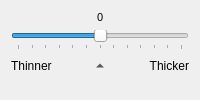
                       <widget class="QWidget" name="page">
                        <property name="sizePolicy">
                         <sizepolicy hsizetype="Preferred" vsizetype="Preferred">
                          <horstretch>0</horstretch>
                          <verstretch>0</verstretch>
                         </sizepolicy>
                        </property>
                        <layout class="QVBoxLayout" name="verticalLayout_30">
                         <item>
                          <layout class="QVBoxLayout" name="verticalLayout_24">
                           <item>
                            <layout class="QHBoxLayout" name="horizontalLayout_11">
                             <property name="spacing">
                              <number>6</number>
                             </property>
                             <property name="sizeConstraint">
                              <enum>QLayout::SetDefaultConstraint</enum>
                             </property>
                             <item>
                              <spacer name="horizontalSpacer_45">
                               <property name="orientation">
                                <enum>Qt::Horizontal</enum>
                               </property>
                               <property name="sizeHint" stdset="0">
                                <size>
                                 <width>1</width>
                                 <height>1</height>
                                </size>
                               </property>
                              </spacer>
                             </item>
                             <item>
                              <widget class="QLabel" name="thresholLabel">
                               <property name="font">
                                <font>
                                 <pointsize>8</pointsize>
                                </font>
                               </property>
                               <property name="frameShape">
                                <enum>QFrame::NoFrame</enum>
                               </property>
                               <property name="text">
                                <string>0</string>
                               </property>
                              </widget>
                             </item>
                             <item>
                              <spacer name="horizontalSpacer_46">
                               <property name="orientation">
                                <enum>Qt::Horizontal</enum>
                               </property>
                               <property name="sizeHint" stdset="0">
                                <size>
                                 <width>1</width>
                                 <height>1</height>
                                </size>
                               </property>
                              </spacer>
                             </item>
                            </layout>
                           </item>
                           <item>
                            <widget class="QSlider" name="thresholdSlider">
                             <property name="minimum">
                              <number>-30</number>
                             </property>
                             <property name="maximum">
                              <number>30</number>
                             </property>
                             <property name="pageStep">
                              <number>5</number>
                             </property>
                             <property name="tracking">
                              <bool>true</bool>
                             </property>
                             <property name="orientation">
                              <enum>Qt::Horizontal</enum>
                             </property>
                             <property name="invertedAppearance">
                              <bool>false</bool>
                             </property>
                             <property name="invertedControls">
                              <bool>false</bool>
                             </property>
                             <property name="tickPosition">
                              <enum>QSlider::TicksBelow</enum>
                             </property>
                            </widget>
                           </item>
                           <item>
                            <layout class="QHBoxLayout" name="horizontalLayout_10">
                             <property name="spacing">
                              <number>0</number>
                             </property>
                             <item>
                              <widget class="QLabel" name="lighterThresholdLink">
                               <property name="text">
                                <string>Thinner</string>
                               </property>
                              </widget>
                             </item>
                             <item>
                              <widget class="QToolButton" name="neutralThresholdBtn">
                               <property name="cursor">
                                <cursorShape>PointingHandCursor</cursorShape>
                               </property>
                               <property name="text">
                                <string/>
                               </property>
                               <property name="iconSize">
                                <size>
                                 <width>12</width>
                                 <height>12</height>
                                </size>
                               </property>
                               <property name="toolButtonStyle">
                                <enum>Qt::ToolButtonIconOnly</enum>
                               </property>
                               <property name="autoRaise">
                                <bool>true</bool>
                               </property>
                               <property name="arrowType">
                                <enum>Qt::UpArrow</enum>
                               </property>
                              </widget>
                             </item>
                             <item>
                              <widget class="QLabel" name="darkerThresholdLink">
                               <property name="text">
                                <string>Thicker</string>
                               </property>
                               <property name="alignment">
                                <set>Qt::AlignRight|Qt::AlignTrailing|Qt::AlignVCenter</set>
                               </property>
                              </widget>
                             </item>
                            </layout>
                           </item>
                          </layout>
                         </item>
                         <item>
                          <spacer name="verticalSpacer_18">
                           <property name="orientation">
                            <enum>Qt::Vertical</enum>
                           </property>
                           <property name="sizeType">
                            <enum>QSizePolicy::Expanding</enum>
                           </property>
                           <property name="sizeHint" stdset="0">
                            <size>
                             <width>1</width>
                             <height>0</height>
                            </size>
                           </property>
                          </spacer>
                         </item>
                        </layout>
                       </widget>
